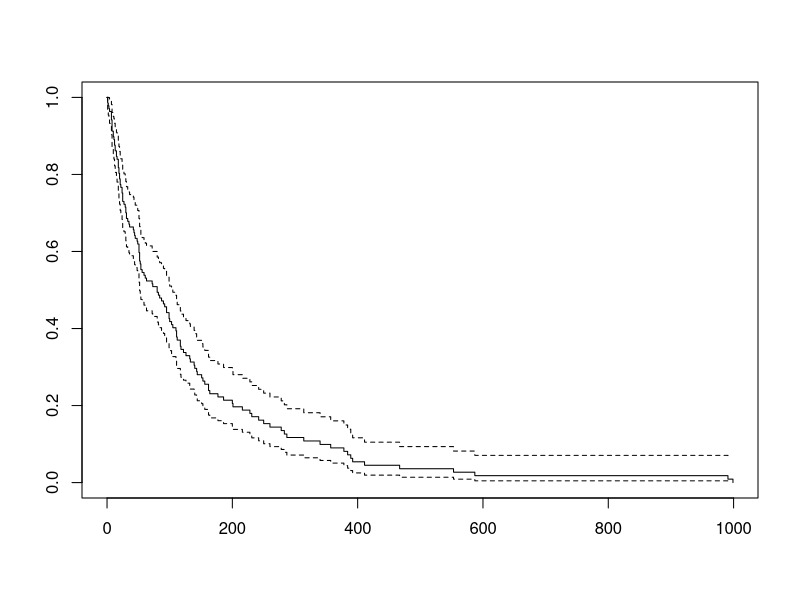
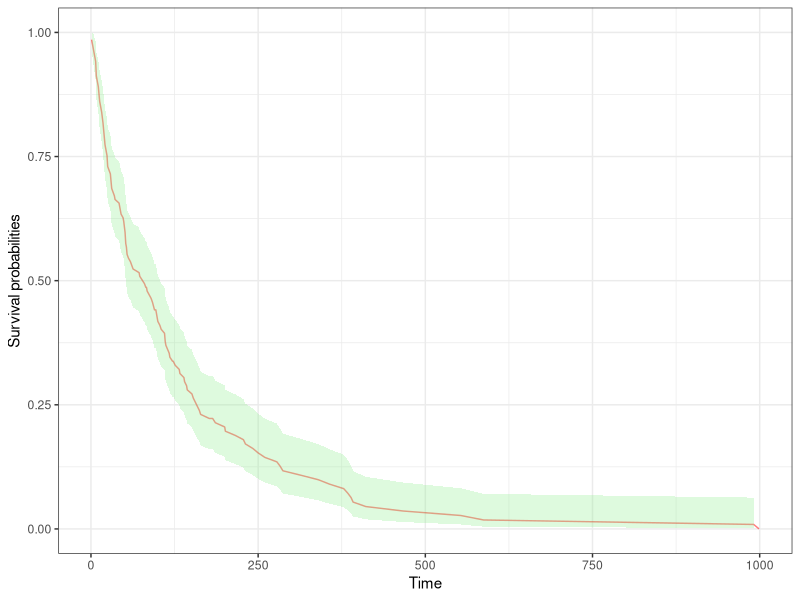
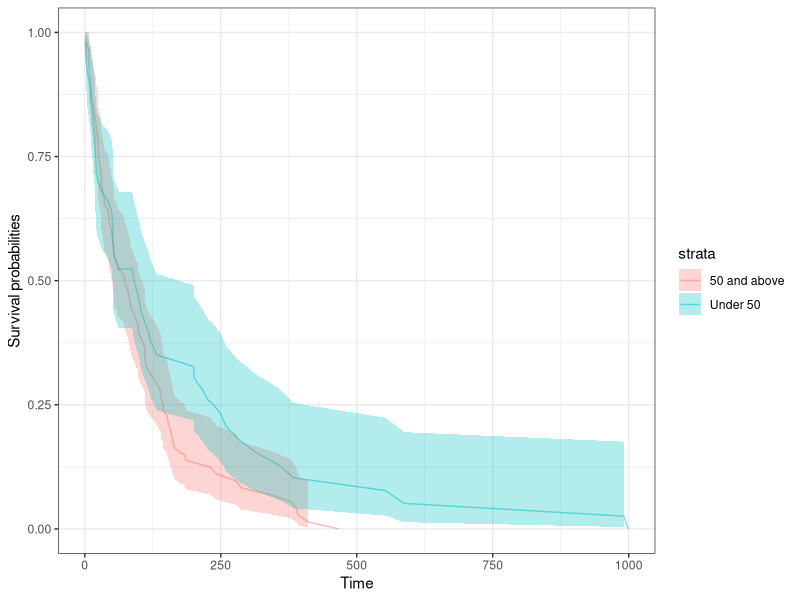

These figures' R source, in order:
#### ---- Introduction to Survival Analtsy ----
#### ---- Task: Learning survival analysis ----
#### ---- Date: 2019 Oct 03 (Thu)          ----
#### ---- Author: Steve Bicko              ----

library(survival)
library(ranger)

library(ggplot2)
theme_set(theme_bw() +
	theme(panel.spacing=grid::unit(0,"lines")))

library(dplyr)
library(ggfortify)


#### ---- Data ----

## Using the veteran data

df <- veteran

# Kaplan Meier Analysis

km <- with(df, Surv(time, status))

# Note that a “+” after the time in the print out of km indicates censoring.

print(km)
plot(km)

# Estimate the probability of survival

km_fit <- survfit(Surv(time, status) ~ 1, data = df)
summary(km_fit)

km_fit_plot <- (km_fit
	%>% fortify()
	%>% ggplot(aes(x = time, y = surv))
		+ geom_line(colour = "red", alpha = 0.5)
		+ geom_ribbon(aes(ymin = lower, ymax = upper), fill = "lightgreen", color = NA, alpha = 0.3)
		+ labs(x = "Time", y = "Survival probabilities")
)
print(km_fit_plot)

## Group by age

df <- (df
	%>% mutate(age_group = ifelse(age >= 60, "50 and above", "Under 50"))
)

km_fit2 <- survfit(Surv(time, status) ~ age_group, data = df)
summary(km_fit2)

km_fit_plot2 <- (km_fit2
	%>% fortify()
	%>% ggplot(aes(x = time, y = surv, colour = strata))
		+ geom_line(alpha = 0.5)
		+ geom_ribbon(aes(ymin = lower, ymax = upper, fill = strata), color = NA, alpha = 0.3)
		+ labs(x = "Time", y = "Survival probabilities")
)
print(km_fit_plot2)
